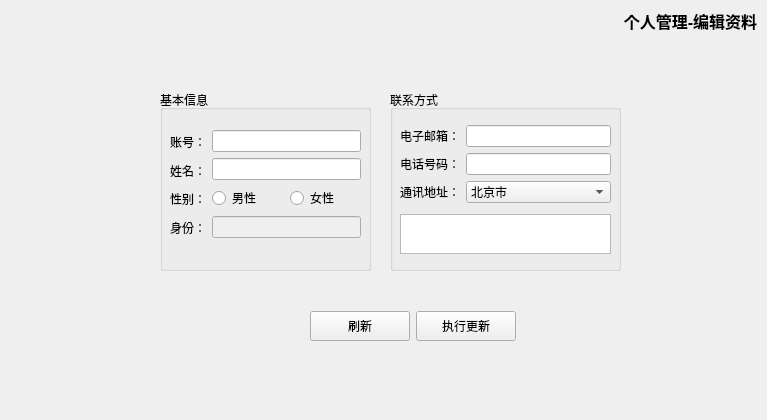
<?xml version="1.0" encoding="UTF-8"?>
<ui version="4.0">
    <class>PerAccEditForm</class>
    <widget class="QWidget" name="PerAccEditForm">
        <property name="geometry">
            <rect>
                <x>0</x>
                <y>0</y>
                <width>767</width>
                <height>420</height>
            </rect>
        </property>
        <property name="windowTitle">
            <string>Form</string>
        </property>
        <widget class="QLabel" name="labelTitleEditPersonalInfo">
            <property name="geometry">
                <rect>
                    <x>620</x>
                    <y>0</y>
                    <width>141</width>
                    <height>41</height>
                </rect>
            </property>
            <property name="font">
                <font>
                    <pointsize>12</pointsize>
                    <bold>true</bold>
                </font>
            </property>
            <property name="text">
                <string>个人管理-编辑资料</string>
            </property>
            <property name="alignment">
                <set>Qt::AlignmentFlag::AlignCenter</set>
            </property>
        </widget>
        <widget class="QGroupBox" name="groupBoxTabEditPersonalInfoBaseInfo">
            <property name="geometry">
                <rect>
                    <x>160</x>
                    <y>90</y>
                    <width>211</width>
                    <height>181</height>
                </rect>
            </property>
            <property name="title">
                <string>基本信息</string>
            </property>
            <widget class="QWidget" name="layWidg">
                <property name="geometry">
                    <rect>
                        <x>10</x>
                        <y>40</y>
                        <width>191</width>
                        <height>109</height>
                    </rect>
                </property>
                <layout class="QHBoxLayout" name="hLayoutTabEditPersonalInfo">
                    <item>
                        <layout class="QVBoxLayout" name="vLayoutTabEditPersonalInfoLabelBaseInfo">
                            <item>
                                <widget class="QLabel" name="idLabel">
                                    <property name="text">
                                        <string>账号：</string>
                                    </property>
                                </widget>
                            </item>
                            <item>
                                <widget class="QLabel" name="nameLabel">
                                    <property name="text">
                                        <string>姓名：</string>
                                    </property>
                                </widget>
                            </item>
                            <item>
                                <widget class="QLabel" name="genderLabel">
                                    <property name="text">
                                        <string>性别：</string>
                                    </property>
                                </widget>
                            </item>
                            <item>
                                <widget class="QLabel" name="userTypeLabel">
                                    <property name="text">
                                        <string>身份：</string>
                                    </property>
                                </widget>
                            </item>
                        </layout>
                    </item>
                    <item>
                        <layout class="QVBoxLayout" name="vLayoutTabEditPersonalInfo">
                            <item>
                                <widget class="QLineEdit" name="idLineEdit">
                                    <property name="text">
                                        <string/>
                                    </property>
                                    <property name="readOnly">
                                        <bool>true</bool>
                                    </property>
                                </widget>
                            </item>
                            <item>
                                <widget class="QLineEdit" name="nameLineEdit"/>
                            </item>
                            <item>
                                <layout class="QHBoxLayout" name="hLayoutTabEditPersonalInfoGender">
                                    <item>
                                        <widget class="QRadioButton" name="maleRadioButton">
                                            <property name="text">
                                                <string>男性</string>
                                            </property>
                                        </widget>
                                    </item>
                                    <item>
                                        <widget class="QRadioButton" name="femaleRadioButton">
                                            <property name="text">
                                                <string>女性</string>
                                            </property>
                                        </widget>
                                    </item>
                                </layout>
                            </item>
                            <item>
                                <widget class="QLineEdit" name="userTypeLineEdit">
                                    <property name="enabled">
                                        <bool>false</bool>
                                    </property>
                                    <property name="readOnly">
                                        <bool>true</bool>
                                    </property>
                                </widget>
                            </item>
                        </layout>
                    </item>
                </layout>
            </widget>
        </widget>
        <widget class="QGroupBox" name="groupBoxTabEditPersonalInfoContact">
            <property name="geometry">
                <rect>
                    <x>390</x>
                    <y>90</y>
                    <width>231</width>
                    <height>181</height>
                </rect>
            </property>
            <property name="title">
                <string>联系方式</string>
            </property>
            <widget class="QWidget" name="layWidg_2">
                <property name="geometry">
                    <rect>
                        <x>10</x>
                        <y>30</y>
                        <width>211</width>
                        <height>141</height>
                    </rect>
                </property>
                <layout class="QVBoxLayout" name="myContactVerticalLayout">
                    <item>
                        <layout class="QHBoxLayout" name="hLayoutMyContact">
                            <item>
                                <layout class="QVBoxLayout" name="myContactLabelVerticalLayout">
                                    <item>
                                        <widget class="QLabel" name="myEmailLabel">
                                            <property name="text">
                                                <string>电子邮箱：</string>
                                            </property>
                                        </widget>
                                    </item>
                                    <item>
                                        <widget class="QLabel" name="myTelephoneLabel">
                                            <property name="text">
                                                <string>电话号码：</string>
                                            </property>
                                        </widget>
                                    </item>
                                    <item>
                                        <widget class="QLabel" name="myAddressLabel">
                                            <property name="text">
                                                <string>通讯地址：</string>
                                            </property>
                                        </widget>
                                    </item>
                                </layout>
                            </item>
                            <item>
                                <layout class="QVBoxLayout" name="myContactInputVerticalLayout">
                                    <item>
                                        <widget class="QLineEdit" name="myEmailLineEdit">
                                            <property name="maxLength">
                                                <number>30</number>
                                            </property>
                                        </widget>
                                    </item>
                                    <item>
                                        <widget class="QLineEdit" name="myTelephoneLineEdit">
                                            <property name="maxLength">
                                                <number>11</number>
                                            </property>
                                        </widget>
                                    </item>
                                    <item>
                                        <widget class="QComboBox" name="myProvinceComboBox">
                                            <item>
                                                <property name="text">
                                                    <string>北京市</string>
                                                </property>
                                            </item>
                                            <item>
                                                <property name="text">
                                                    <string>天津市</string>
                                                </property>
                                            </item>
                                            <item>
                                                <property name="text">
                                                    <string>河北省</string>
                                                </property>
                                            </item>
                                            <item>
                                                <property name="text">
                                                    <string>山西省</string>
                                                </property>
                                            </item>
                                            <item>
                                                <property name="text">
                                                    <string>内蒙古自治区</string>
                                                </property>
                                            </item>
                                            <item>
                                                <property name="text">
                                                    <string>辽宁省</string>
                                                </property>
                                            </item>
                                            <item>
                                                <property name="text">
                                                    <string>吉林省</string>
                                                </property>
                                            </item>
                                            <item>
                                                <property name="text">
                                                    <string>黑龙江省</string>
                                                </property>
                                            </item>
                                            <item>
                                                <property name="text">
                                                    <string>上海市</string>
                                                </property>
                                            </item>
                                            <item>
                                                <property name="text">
                                                    <string>江苏省</string>
                                                </property>
                                            </item>
                                            <item>
                                                <property name="text">
                                                    <string>浙江省</string>
                                                </property>
                                            </item>
                                            <item>
                                                <property name="text">
                                                    <string>安徽省</string>
                                                </property>
                                            </item>
                                            <item>
                                                <property name="text">
                                                    <string>福建省</string>
                                                </property>
                                            </item>
                                            <item>
                                                <property name="text">
                                                    <string>江西省</string>
                                                </property>
                                            </item>
                                            <item>
                                                <property name="text">
                                                    <string>山东省</string>
                                                </property>
                                            </item>
                                            <item>
                                                <property name="text">
                                                    <string>河南省</string>
                                                </property>
                                            </item>
                                            <item>
                                                <property name="text">
                                                    <string>湖北省</string>
                                                </property>
                                            </item>
                                            <item>
                                                <property name="text">
                                                    <string>湖南省</string>
                                                </property>
                                            </item>
                                            <item>
                                                <property name="text">
                                                    <string>广东省</string>
                                                </property>
                                            </item>
                                            <item>
                                                <property name="text">
                                                    <string>广西壮族自治区</string>
                                                </property>
                                            </item>
                                            <item>
                                                <property name="text">
                                                    <string>海南省</string>
                                                </property>
                                            </item>
                                            <item>
                                                <property name="text">
                                                    <string>重庆市</string>
                                                </property>
                                            </item>
                                            <item>
                                                <property name="text">
                                                    <string>四川省</string>
                                                </property>
                                            </item>
                                            <item>
                                                <property name="text">
                                                    <string>贵州省</string>
                                                </property>
                                            </item>
                                            <item>
                                                <property name="text">
                                                    <string>云南省</string>
                                                </property>
                                            </item>
                                            <item>
                                                <property name="text">
                                                    <string>西藏自治区</string>
                                                </property>
                                            </item>
                                            <item>
                                                <property name="text">
                                                    <string>陕西省</string>
                                                </property>
                                            </item>
                                            <item>
                                                <property name="text">
                                                    <string>甘肃省</string>
                                                </property>
                                            </item>
                                            <item>
                                                <property name="text">
                                                    <string>青海省</string>
                                                </property>
                                            </item>
                                            <item>
                                                <property name="text">
                                                    <string>宁夏回族自治区</string>
                                                </property>
                                            </item>
                                            <item>
                                                <property name="text">
                                                    <string>新疆维吾尔自治区</string>
                                                </property>
                                            </item>
                                            <item>
                                                <property name="text">
                                                    <string>香港特别行政区</string>
                                                </property>
                                            </item>
                                            <item>
                                                <property name="text">
                                                    <string>澳门特别行政区</string>
                                                </property>
                                            </item>
                                            <item>
                                                <property name="text">
                                                    <string>中国台湾地区</string>
                                                </property>
                                            </item>
                                        </widget>
                                    </item>
                                </layout>
                            </item>
                        </layout>
                    </item>
                    <item>
                        <widget class="QPlainTextEdit" name="myAddressPlainTextEdit">
                            <property name="maximumSize">
                                <size>
                                    <width>16777215</width>
                                    <height>40</height>
                                </size>
                            </property>
                        </widget>
                    </item>
                </layout>
            </widget>
        </widget>
        <widget class="QWidget" name="layoutWidget">
            <property name="geometry">
                <rect>
                    <x>310</x>
                    <y>310</y>
                    <width>206</width>
                    <height>32</height>
                </rect>
            </property>
            <layout class="QHBoxLayout" name="horizontalLayout_3">
                <item>
                    <widget class="QToolButton" name="refreshToolButton">
                        <property name="minimumSize">
                            <size>
                                <width>100</width>
                                <height>30</height>
                            </size>
                        </property>
                        <property name="text">
                            <string>刷新</string>
                        </property>
                    </widget>
                </item>
                <item>
                    <widget class="QToolButton" name="updateToolButton">
                        <property name="minimumSize">
                            <size>
                                <width>100</width>
                                <height>30</height>
                            </size>
                        </property>
                        <property name="text">
                            <string>执行更新</string>
                        </property>
                    </widget>
                </item>
            </layout>
        </widget>
    </widget>
    <resources/>
    <connections/>
</ui>
